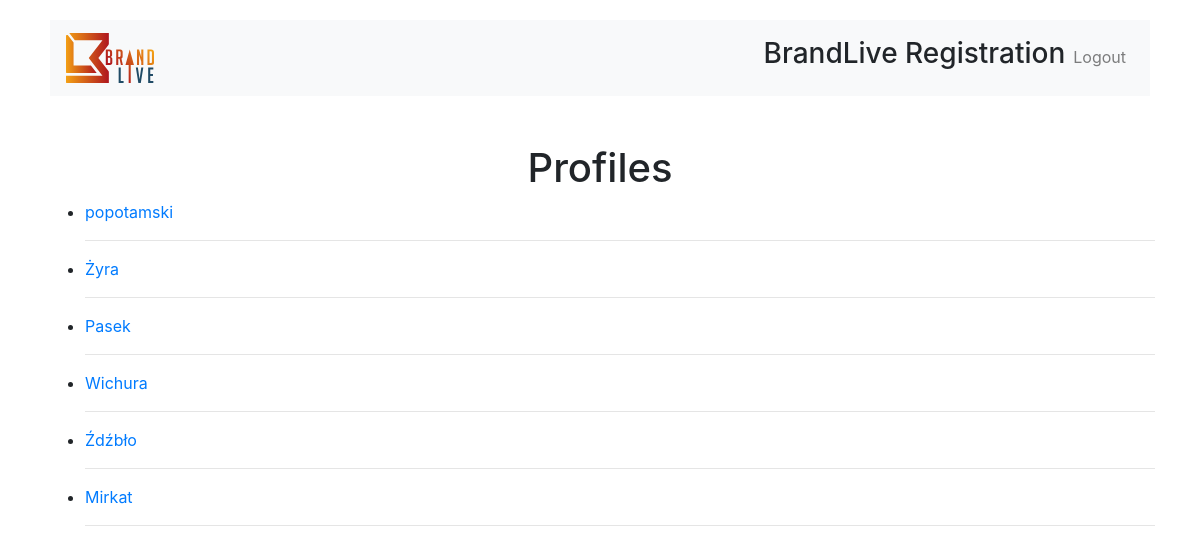
Page /profiles (signed in) on the earlier database version.
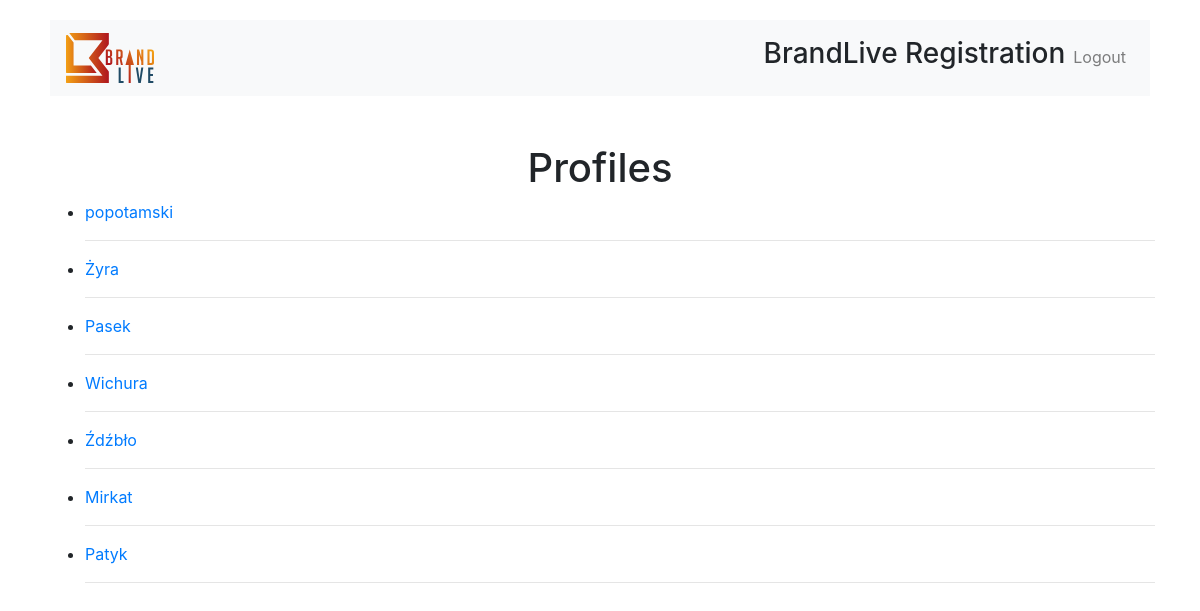
Same page on the later database version.
### candidate_app/models.py (models this page shows)
class CandidateProfile(User):
    gender_choice = (
        ('Female', 'Female'),
        ('Male', 'Male'),
    )
    age_choice = (
        ('16-20', '16-20'),
        ('21-30', '21-30'),
        ('31-40', '31-40'),
        ('40+', '40+'),
    )
    gender = models.CharField(max_length=20, choices=gender_choice)
    age = models.CharField(max_length=20, choices=age_choice)
    location = models.CharField(max_length=200, default='London')
    phone_number = models.CharField(max_length=20, blank=True)
    photo = models.ImageField(upload_to='images/', blank=True)
    note = models.TextField(max_length=500,
                            blank=True)
    def get_absolute_url(self):
        return reverse('profile-detail', args=[str(self.id)])

### candidate_app/views.py (the view)
# urls.py: path('profiles', CandidateProfileListView.as_view(), name='profiles'),
class CandidateProfileListView(generic.ListView):
    model = CandidateProfile

### candidate_app/templates/candidate_app/candidateprofile_list.html (shortened to what this page needs)
{% extends "base_generic.html" %}
{% block content %}
{% if request.user.is_authenticated %}
<div class="container">
  <h1 style="text-align:center">Profiles</h1>
  {% if object_list %}
  <ul>
    {% for profile in object_list %}
      <li>{{profile.fist_name}}  <a href="{{ profile.get_absolute_url }}">{{profile.last_name}}</a>
        <hr>
      </li>
    {% endfor %}
  </ul>
  {% else %}
    <p>There are no profiles in the records.</p>
  {% endif %}
  </div>
{% else %}
    <div style="text-align: center;">
        <h4> You are not Logged in. Please log in <a href="{% url 'user-login' %}">here</a></h4>
    </div>
{% endif %}
{% endblock %}

### candidate_app/templates/base_generic.html (shortened to what this page needs)
<!DOCTYPE html>
<html lang="en">
<head>
  <link rel="stylesheet" href="https://stackpath.bootstrapcdn.com/bootstrap/4.1.3/css/bootstrap.min.css">
  {% load static %}
  <link rel="stylesheet" href="{% static 'css/styles.css' %}" type="text/css">
</head>
<body>
    {% block navbar %}
    <div style="margin: 20px 50px">
        <nav class="navbar navbar-expand-lg navbar-light bg-light" style="height: 50px margin-left: 100px">
            <a class="navbar-brand" href="https://brandlive.co.uk" >
                <img style="height: 50px" src="{% static 'images/BL_logo_horiz.svg' %}">
            </a>
            <ul class="navbar-nav ml-auto">
                    <h3>BrandLive Registration</h3>
            {% if request.user.is_authenticated %}
                <li class="nav-item"><a class="nav-link " href="{% url 'logout' %}">Logout</a></li>
            {% endif %}
            </ul>
        </nav>
    </div>
    {% endblock %}
    <div class="cointaier mt-5" styles="text-align: center">
      {% block content %}
        {% endblock %}
    </div>
</body>
</html>

Differences in the rows shown:
added CandidateProfile: last_name "Patyk"
